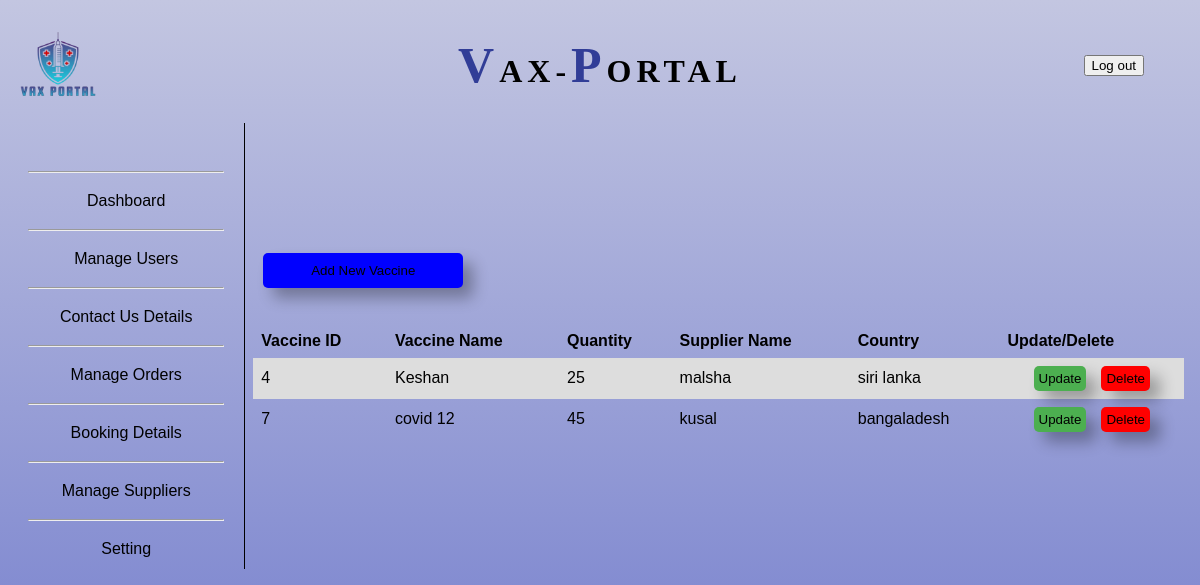
Screenshot of /Admin/vaccineDetails/readvaccine.php with the database file from the repository.
### tables this page shows
CREATE TABLE `vaccine` (
  `vaccineID` int(11) NOT NULL,
  `vaccName` varchar(70) NOT NULL,
  `vacQty` int(11) NOT NULL,
  `supplierName` varchar(50) NOT NULL,
  `country` varchar(30) NOT NULL
);

### Admin/vaccineDetails/readvaccine.php (the view, shortened to what this page needs)
<?php
require_once "../../DB_Connection.php";
?>
<!DOCTYPE html>
<html>
<head>
  <link rel="stylesheet" href="../style.css">
</head>
<body style="overflow-X:hidden;">
  <div id="header">
    <table style="width: 100%;">
      <tr>
        <td style="width: 25%">
          <img src="../images/allPages/logo.png" alt="campanyLogo" width="30%">
        </td>
        <td>
          <h1><span>V</span>AX-<span>P</span>ORTAL</h1>
        </td>
        <td style="width: 25%;">
          <button style="float: right;margin-right:40px;">Log out</button>
        </td>
      </tr>
    </table>
  </div>
  <div>
    <table style="width:100%; ">
      <tr>
        <?php require_once "../adminNavbar.php"; ?>
        <td id="dataDisplay">
          <form action='./createvaccine.php' method='POST'>
            <input type='submit' name='add' id='create' value='Add New Vaccine'>
          </form>
          <br><br>
          <div class="table">
            </head>
            <body>
              <table>
                <tr>
                  <th>Vaccine ID</th>
                  <th>Vaccine Name</th>
                  <th>Quantity</th>
                  <th>Supplier Name</th>
                  <th>Country</th>
                  <th>Update/Delete</th>
                </tr>
                <?php
                $sql1 = "SELECT vaccineID , VaccName, vacQty , supplierName , country FROM vaccine";
                $result = $conn->query($sql1);
                if ($result->num_rows > 0) {
                  while ($row = $result->fetch_assoc()) {
                    echo "<tr>";
                    echo "<td>"  . $row["vaccineID"] .  "</td>"  .  "<td>"  . $row["VaccName"] .  "</td>"  . "<td>"  . $row["vacQty"] .  "</td>"  .  "<td>"  . $row["supplierName"] . "</td>" . "<td>"  . $row["country"] .  "</td>";
                    echo "<td>";
                    echo "<div id ='button_container'>";
                    echo "<form action='./vaccineupdatedetails.php' method='POST'>
            <input type='hidden' name='vid' value=" . $row["vaccineID"] . ">
            <input type='submit' name='update' id ='update' value='Update'>
          </form>";
                    echo "<form action='./deletevaccine.php' method='POST'>
           <input type='hidden' name='vid' value=" . $row["vaccineID"] . ">
           <input type='submit' name='delete' id='delete' value='Delete'>
         </form>";
                    echo "</div>";
                    echo "</td>";
                    echo "</tr>";
                  }
                } else {
                  echo "No data to read!";
                }
                ?>
              </table>
          </div>
        </td>
      </tr>
    </table>
  </div>
</body>
</html>

### Admin/style.css (style rules this page uses)
body { height: auto; }
#header h1>span { color: #313d97; font-size: 50px; }
#header h1 { margin-top: 20px; text-align: center; font-family: 'Times New Roman', Times, serif; letter-spacing: 5px; font-weight: bold; }

### Admin/vaccineDetails/readvaccine.php (style rules this page uses)
body { height: auto; }
table { font-family: arial, sans-serif; border-collapse: collapse; width: 100%; }
td, th { text-align: left; padding: 8px; }
#button_container { display: flex; justify-content: center; gap: 15px; }
tr:nth-child(even) { background-color: #dddddd; }
#update { background-color: #4CAF50; border: none; border-radius: 5px; cursor: pointer; box-shadow: 10px 10px 15px rgba(0, 0, 0, 0.3); padding: 5px; }
#delete { border-color: black; background-color: red; border: none; border-radius: 5px; cursor: pointer; box-shadow: 10px 10px 15px rgba(0, 0, 0, 0.3); padding: 5px; }
#create { border-color: black; background-color: blue; margin-left: 10px; border: none; border-radius: 5px; cursor: pointer; box-shadow: 10px 10px 15px rgba(0, 0, 0, 0.3); width: 200px; padding: 10px; }

### Admin/adminNavbar.php (style rules this page uses)
button { cursor: pointer; }
body { background: linear-gradient(0deg, rgb(107, 118, 203) 0%, rgba(195, 198, 225, 1) 100%); height: 100vh; }

### rows the page displays
vaccine: vaccineID "4", vaccName "Keshan", vacQty "25", supplierName "malsha", country "siri lanka"
vaccine: vaccineID "7", vaccName "covid 12", vacQty "45", supplierName "kusal", country "bangaladesh"
